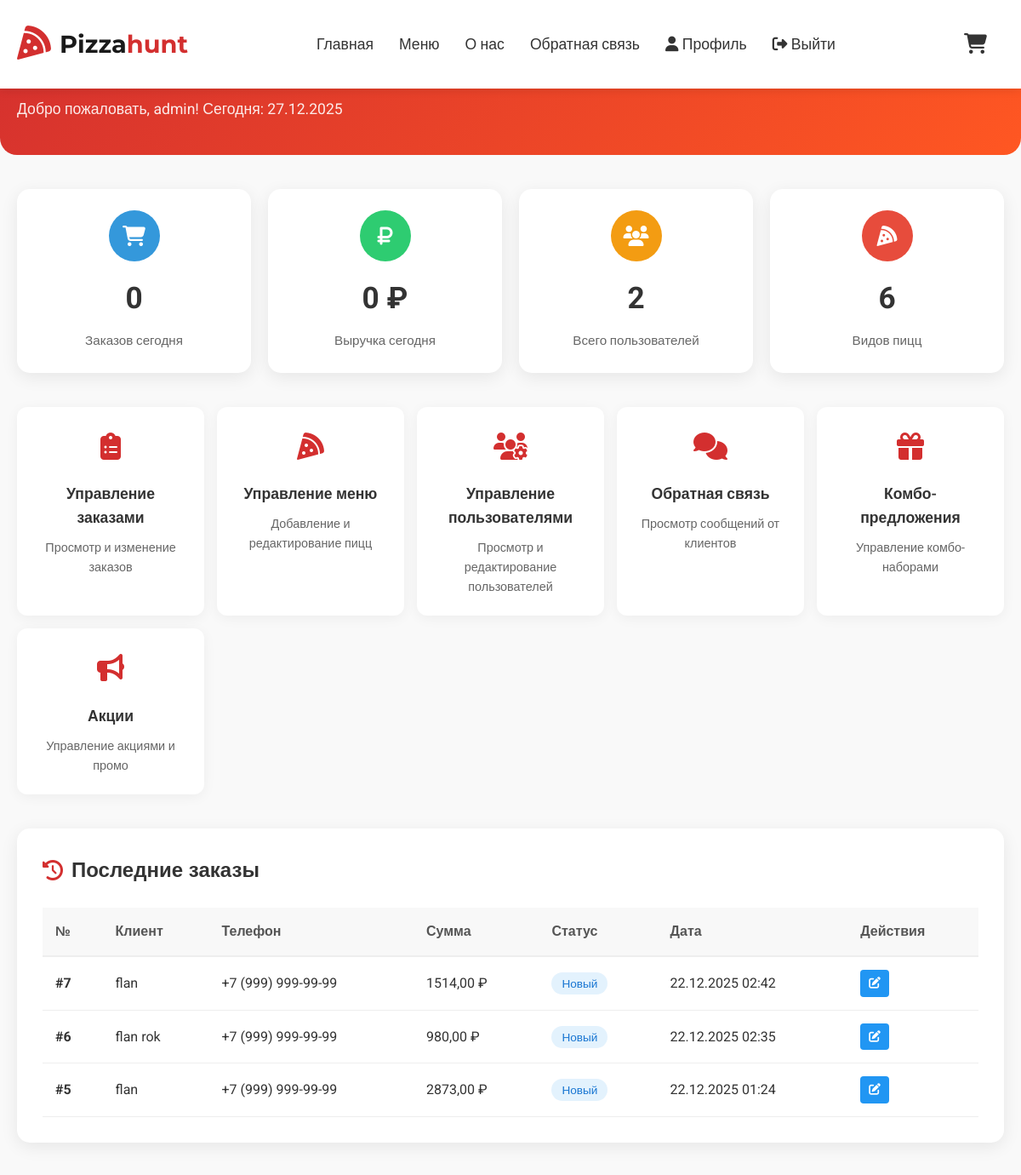
Page /myadmin/dashboard/ (signed in, upper part) on the earlier database version.
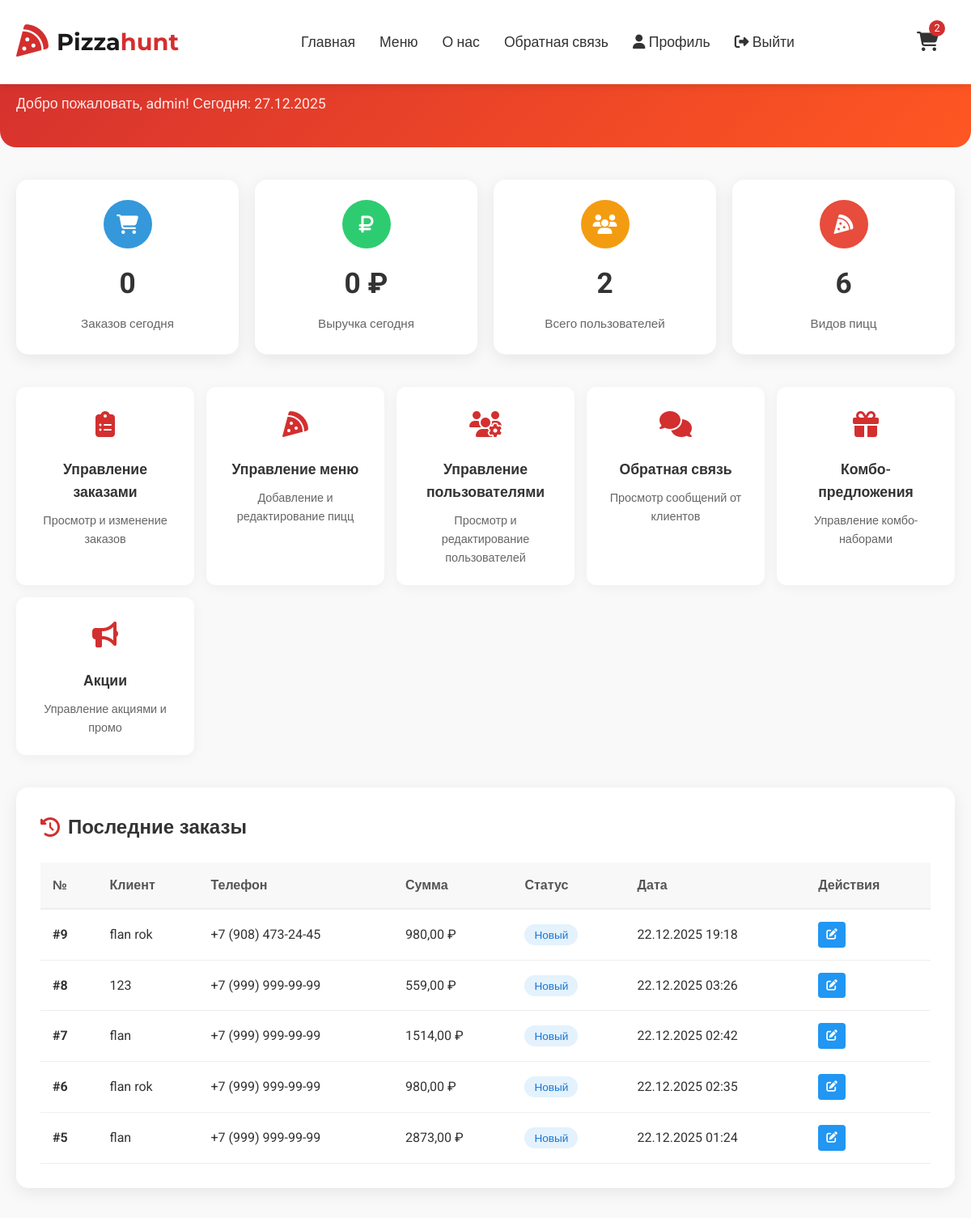
Same page on the later database version.
### pizzeria/models.py (models this page shows, shortened)
class Order(models.Model):
    STATUS_CHOICES = [
        ('new', 'Новый'),
        ('confirmed', 'Подтвержден'),
        ('preparing', 'Готовится'),
        ('delivering', 'Доставляется'),
        ('completed', 'Завершен'),
        ('cancelled', 'Отменен'),
    ]
    PAYMENT_CHOICES = [
        ('cash', 'Наличными при получении'),
        ('card_online', 'Картой онлайн'),
        ('card_courier', 'Картой курьеру'),
    ]
    name = models.CharField(max_length=100, verbose_name="Имя")
    phone = models.CharField(max_length=20, verbose_name="Телефон")
    email = models.EmailField(verbose_name="Email", blank=True)
    address = models.TextField(verbose_name="Адрес доставки")
    comment = models.TextField(blank=True, verbose_name="Комментарий к заказу")
    cart = models.ForeignKey(Cart, on_delete=models.SET_NULL, null=True, blank=True, verbose_name="Корзина")
    total_price = models.DecimalField(max_digits=10, decimal_places=2, verbose_name="Общая сумма")
    status = models.CharField(max_length=20, choices=STATUS_CHOICES, default='new', verbose_name="Статус")
    payment_method = models.CharField(max_length=20, choices=PAYMENT_CHOICES, default='cash', verbose_name="Способ оплаты")
    payment_status = models.BooleanField(default=False, verbose_name="Оплачен")
    created_at = models.DateTimeField(auto_now_add=True, verbose_name="Дата создания")
    updated_at = models.DateTimeField(auto_now=True, verbose_name="Дата обновления")
    class Meta:
        verbose_name = "Заказ"
        verbose_name_plural = "Заказы"
        ordering = ['-created_at']

### pizzeria/views.py (the view)
# urls.py: path('myadmin/dashboard/', admin_dashboard, name='admin_dashboard'),
@staff_member_required
def admin_dashboard(request):
    today = datetime.now().date()
    today_start = datetime.combine(today, time.min)
    today_end = datetime.combine(today, time.max)
    if timezone.is_aware(timezone.now()):
        today_start = timezone.make_aware(today_start)
        today_end = timezone.make_aware(today_end)
    try:
        orders_today = Order.objects.filter(created_at__date=today)
    except:
        from django.db.models import Q
        orders_today = Order.objects.filter(
            Q(created_at__gte=today_start) &
            Q(created_at__lte=today_end)
        )
    orders_today = Order.objects.filter(created_at__range=[today_start, today_end])
    orders_week = Order.objects.filter(created_at__gte=today - timedelta(days=7))
    revenue_today = orders_today.aggregate(Sum('total_price'))['total_price__sum'] or 0
    revenue_week = orders_week.aggregate(Sum('total_price'))['total_price__sum'] or 0
    total_users = User.objects.count()
    new_users_today = User.objects.filter(date_joined__date=today).count()
    total_pizzas = Pizza.objects.count()
    popular_pizzas = Pizza.objects.filter(is_popular=True).count()
    recent_orders = Order.objects.order_by('-created_at')[:10]
    context = {
        'today': timezone.now(),
        'stats': {
            'orders_today': orders_today.count(),
            'orders_week': orders_week.count(),
            'revenue_today': revenue_today,
            'revenue_week': revenue_week,
            'total_users': total_users,
            'new_users_today': new_users_today,
            'total_pizzas': total_pizzas,
            'popular_pizzas': popular_pizzas,
        },
        'recent_orders': recent_orders,
    }
    return render(request, 'pizzeria/admin_dashboard.html', context)

### pizzeria/context_processors.py (called while the page is built)
def cart_context(request):
    cart = get_cart(request)
    cart_total = cart.total_price() if cart else 0
    cart_quantity = cart.total_quantity() if cart else 0
    return {
        'cart': cart,
        'cart_total': cart_total,
        'cart_quantity': cart_quantity,
    }

### pizzeria/models.py (called while the page is built)
    def get_price_by_size(self, size):
        if size == '30':
            return self.price_30
        elif size == '35':
            return self.price_35
        elif size == '40':
            return self.price_40
        return self.price_30

    def total_price(self):
        return sum(item.total_price() for item in self.items.all())

    def total_quantity(self):
        return sum(item.quantity for item in self.items.all())

    def unit_price(self):
        if self.item_type == 'pizza' and self.pizza:
            return self.pizza.get_price_by_size(self.size)
        elif self.item_type == 'combo' and self.combo:
            return self.combo.price
        return 0

    def total_price(self):
        return self.unit_price() * self.quantity

### pizzeria/templates/pizzeria/admin_dashboard.html (shortened to what the changed rows need)
{% extends 'pizzeria/base.html' %} {% load static %}  {% block extra_css %}
<link rel="stylesheet" href="{% static 'css/admin.css' %}" />
{% endblock %} {% block content %}
<header class="admin-header">
  <div class="container">
    <h1> Панель управления</h1>
  </div>
</header>
<main class="container">
  <section class="recent-orders">
    <h2 class="section-title">
      <i class="fas fa-history"></i> Последние заказы
    </h2>
    {% if recent_orders %}
    <table class="orders-table">
      <thead>
        <tr>
          <th>№</th>
          <th>Клиент</th>
          <th>Телефон</th>
          <th>Сумма</th>
          <th>Статус</th>
          <th>Дата</th>
          <th>Действия</th>
        </tr>
      </thead>
      <tbody>
        {% for order in recent_orders %}
        <tr>
          <td><strong>#{{ order.id }}</strong></td>
          <td>{{ order.name }}</td>
          <td>{{ order.phone }}</td>
          <td>{{ order.total_price }} ₽</td>
          <td>
            <span class="status-badge status-{{ order.status }}">
              {{ order.get_status_display }}
            </span>
          </td>
          <td>{{ order.created_at|date:"d.m.Y H:i" }}</td>
          <td>
            <a
              href="/admin/pizzeria/order/{{ order.id }}/change/"
              class="btn btn-sm"
              style="
                background: #2196f3;
                color: white;
                padding: 5px 10px;
                border-radius: 4px;
                text-decoration: none;
                font-size: 0.85rem;
              "
            >
              <i class="fas fa-edit"></i>
            </a>
          </td>
        </tr>
        {% endfor %}
      </tbody>
    </table>
    {% endif %}
  </section>
</main>
{% endblock %}

Differences in the rows shown:
added Order: id "9", name "flan rok", phone "+7 (908) 473-24-45", total_price "980,00", status "Новый", created_at "22.12.2025 19:18"
added Order: id "8", name "123", phone "+7 (999) 999-99-99", total_price "559,00", status "Новый", created_at "22.12.2025 03:26"
Other differences:
{{ cart_quantity }}: (not shown) → "2"
